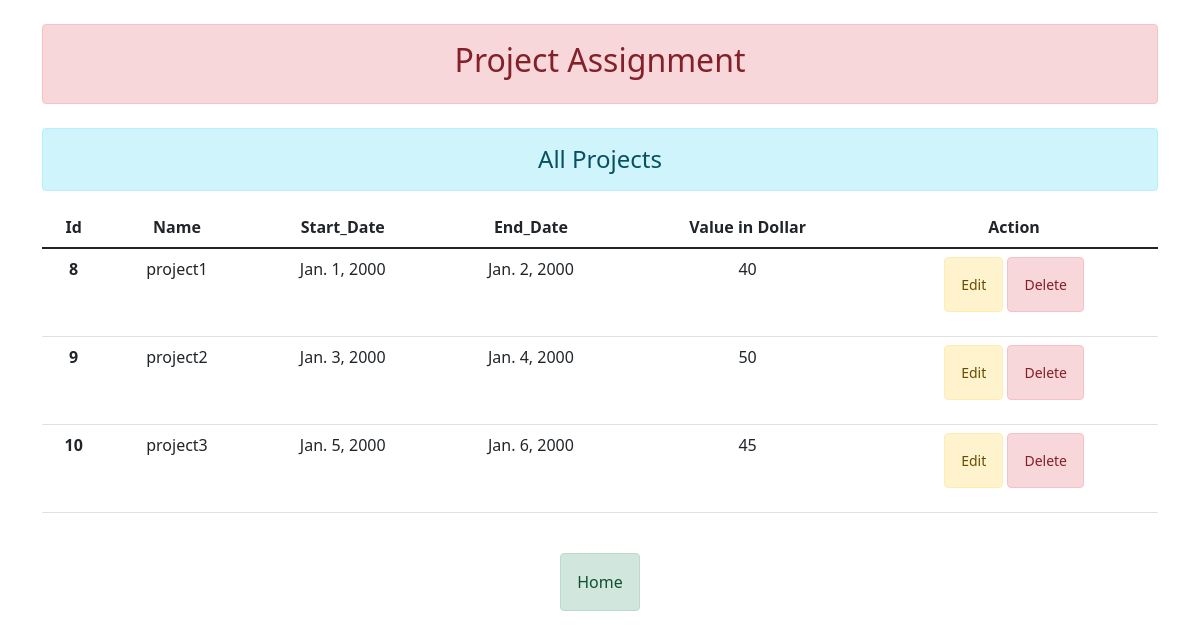
Page /show/ on the committed database.
### djangotest/models.py (models this page shows)
class User(models.Model):
    name = models.CharField(max_length=50)
    start_date = models.DateField()
    end_date = models.DateField()
    value = models.IntegerField()

### djangotest/views.py (the view)
# urls.py: path('show/', views.show, name='show'),
def show(request):
    alldata = User.objects.all()
    return render(request, 'djangotest/show.html', {'alldata': alldata})

### djangotest/templates/djangotest/show.html
{% extends 'djangotest/basic.html' %}
{% block body %}
<div class="container mt-4 text-center">
        <h4 class="text-center alert alert-info">All Projects</h4>
    <table class="table">
  <thead>
    <tr>
        <th scope="col">Id</th>
        <th scope="col">Name</th>
        <th scope="col">Start_Date</th>
        <th scope="col">End_Date</th>
        <th scope="col">Value in Dollar</th>
        <th scope="col">Action</th>
    </tr>
  </thead>
  <tbody>
    {% for d in alldata %}
            <tr>
              <th scope="row">{{d.id}}</th>
              <td>{{d.name}}</td>
              <td>{{d.start_date}}</td>
              <td>{{d.end_date}}</td>
              <td>{{d.value}}</td>
              <td>
                  <a href="{% url 'editdata' d.id %}" class="btn btn-warning alert alert-warning btn-sm">Edit</a>
                  <form action="{% url 'deletedata' d.id %}" method="post" class="d-inline"> {% csrf_token %}
                       <button type="submit" class="btn btn-danger alert alert-danger btn-sm">Delete</button>
                  </form>
              </td>
            </tr>
          {% endfor %}
  </tbody>
</table>
        <a href="{% url 'index' %}" class="btn btn-success alert alert-success my-4" type="button">Home</a>
    </div>
{% endblock body %}

### djangotest/templates/djangotest/basic.html (shortened to what this page needs)
<!doctype html>
<html lang="en">
  <head>
    <link href="https://cdn.jsdelivr.net/npm/bootstrap@5.1.1/dist/css/bootstrap.min.css" rel="stylesheet">
  </head>
  <body>
  <div class="container mt-4 text-center">
  <div class="alert alert-danger" role="alert">
      <h2>Project Assignment</h2>
</div>
</div>
    {% block body %} {% endblock %}
  </body>
</html>

### rows in the picture
User: id "8", name "project1", start_date "Jan. 1, 2000", end_date "Jan. 2, 2000", value "40"
User: id "9", name "project2", start_date "Jan. 3, 2000", end_date "Jan. 4, 2000", value "50"
User: id "10", name "project3", start_date "Jan. 5, 2000", end_date "Jan. 6, 2000", value "45"
